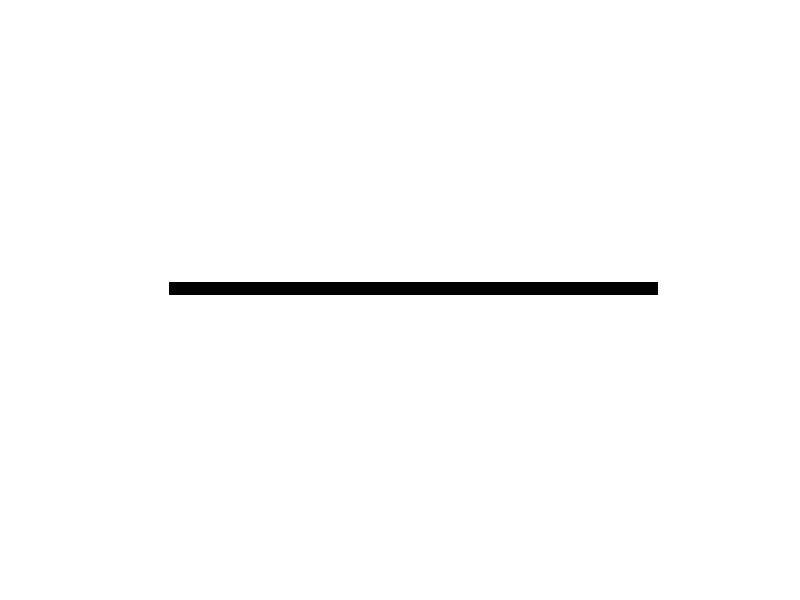
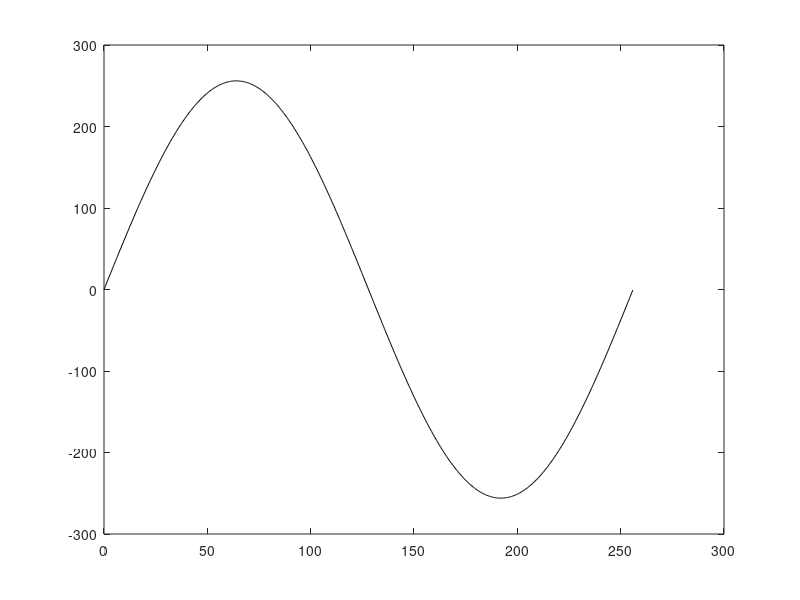

Here is the MATLAB script that generated these plots, in order:
%%Straight line 7 pixels wide
Test_image = ones(256,256);
for i = 125:1:131	
    Test_image(i,:) = 0;
end

figure;imshow(Test_image);
imwrite(Test_image,'C:\Users\chris\Documents\GitHub\Joint-vessel-tracking-and-diameter-estimation\Synthetic Testing Images\Straight_line.tif');


%%daigonal line 7 pixels wide
%y = mx+c
m = 1;
c = 256;
Test_image = ones(256,256);
for x = 1:1:256
    Test_image((m*x),x) = 0;    
end
for x = 1:1:255
    Test_image((m*x),x+1) = 0;    
end
for x = 1:1:255
    Test_image((m*x)+1,x) = 0;    
end
for x = 1:1:254
    Test_image((m*x)+2,x) = 0;    
end
for x = 1:1:254
    Test_image((m*x),x+2) = 0;    
end
for x = 1:1:253
    Test_image((m*x),x+3) = 0;    
end
for x = 1:1:253
    Test_image((m*x)+3,x) = 0;    
end
figure;imshow(Test_image);
imwrite(Test_image,'C:\Users\chris\Documents\GitHub\Joint-vessel-tracking-and-diameter-estimation\Synthetic Testing Images\Diag_line.tif');

%%sine wave 5 pixels wide
%y = sinx
Test_image = ones(256,256);
x= (0:.01:2*pi);
y=sin(x)*256;
plot(x*81.4873/2,y,'k-');
figure;imshow(Test_image);
imwrite(Test_image,'C:\Users\chris\Documents\GitHub\Joint-vessel-tracking-and-diameter-estimation\Synthetic Testing Images\sine1_line.tif');



